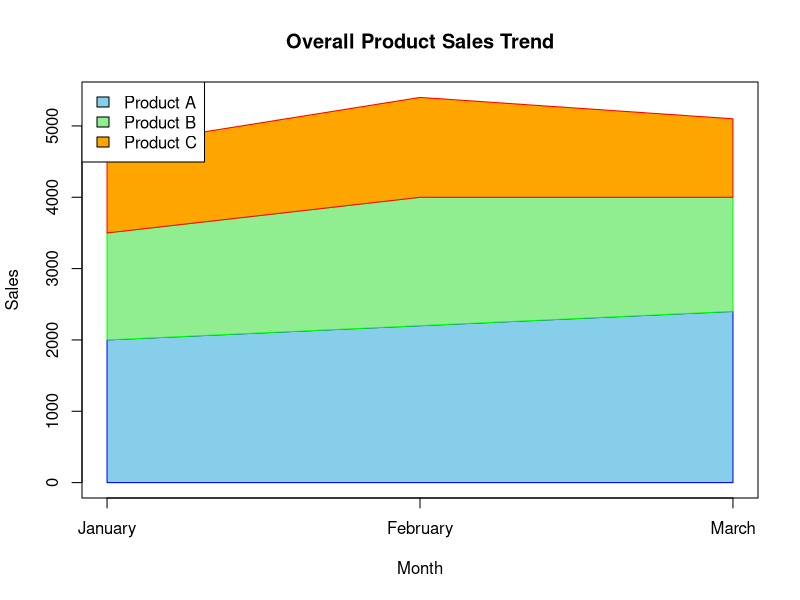

Generate this figure with R:
month <- c("January", "February", "March")

product_A <- c(2000, 2200, 2400)
product_B <- c(1500, 1800, 1600)
product_C <- c(1200, 1400, 1100)

total_A <- product_A
total_AB <- product_A + product_B
total_ABC <- product_A + product_B + product_C

plot(
  1:3,
  total_ABC,
  type = "n",
  xaxt = "n",
  xlab = "Month",
  ylab = "Sales",
  main = "Overall Product Sales Trend",
  ylim = c(0, max(total_ABC))
)

axis(
  1,
  at = 1:3,
  labels = month
)

polygon(
  c(1:3, 3:1),
  c(total_A, rep(0, 3)),
  col = "skyblue",
  border = "blue"
)

polygon(
  c(1:3, 3:1),
  c(total_AB, rev(total_A)),
  col = "lightgreen",
  border = "green"
)

polygon(
  c(1:3, 3:1),
  c(total_ABC, rev(total_AB)),
  col = "orange",
  border = "red"
)

legend(
  "topleft",
  legend = c("Product A", "Product B", "Product C"),
  fill = c("skyblue", "lightgreen", "orange")
)
